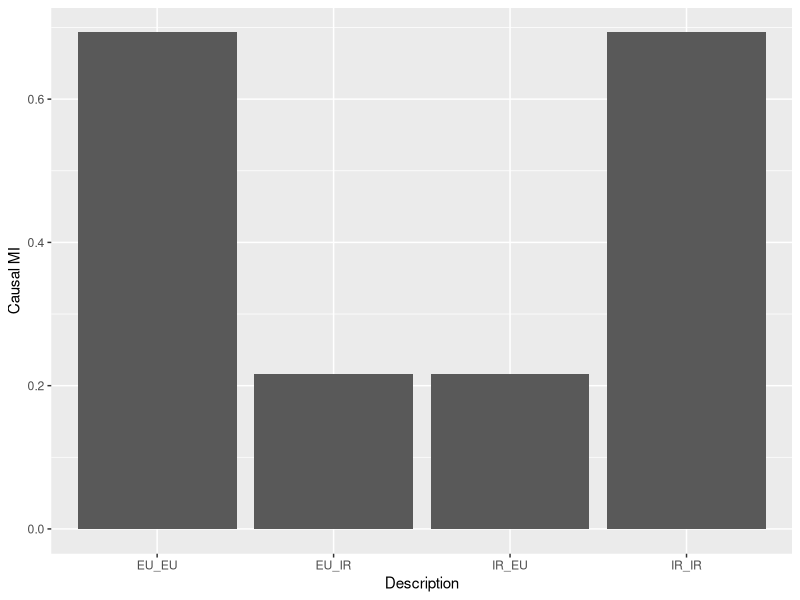

The R script that drew this image:
library(tidyverse)

# ==============================================================================
# Causal Bayes Net (CBN) — lightweight S3 class
# ==============================================================================
#
# A CBN encodes a joint probability distribution over discrete variables via:
#   exogenous  — root variables with unconditional prior distributions
#   endogenous — non-root variables with conditional probability tables (CPTs)
#
# The DAG topology is inferred from CPT column names:
#   every column in a CPT other than the variable's own name and "prob" is a parent.
#
# Example:
#
#   net <- CBN(
#     exogenous = list(
#       Rain    = c(yes = 0.3, no = 0.7),
#       Sprink  = c(yes = 0.4, no = 0.6)
#     ),
#     endogenous = list(
#       Wet = tribble(
#         ~Rain,  ~Sprink,  ~Wet,   ~prob,
#         "yes",  "yes",    "yes",   1.00,
#         "yes",  "yes",    "no",    0.00,
#         "yes",  "no",     "yes",   0.90,
#         "yes",  "no",     "no",    0.10,
#         "no",   "yes",    "yes",   0.80,
#         "no",   "yes",    "no",    0.20,
#         "no",   "no",     "yes",   0.10,
#         "no",   "no",     "no",    0.90
#       )
#     )
#   )
# ==============================================================================

CBN <- function(exogenous = list(), endogenous = list()) {

  # --- validate exogenous priors -----------------------------------------------
  for (var in names(exogenous)) {
    p <- exogenous[[var]]
    if (!is.numeric(p) || is.null(names(p)))
      stop(sprintf("Exogenous '%s': must be a named numeric vector", var))
    if (any(p < 0))
      stop(sprintf("Exogenous '%s': probabilities must be non-negative", var))
    exogenous[[var]] <- p / sum(p)
  }

  all_vars <- c(names(exogenous), names(endogenous))

  # --- validate CPTs and infer parents -----------------------------------------
  parents <- setNames(vector("list", length(endogenous)), names(endogenous))

  for (var in names(endogenous)) {
    cpt <- endogenous[[var]]

    if (!is.data.frame(cpt))
      stop(sprintf("CPT for '%s' must be a data frame", var))
    if (!var %in% names(cpt))
      stop(sprintf("CPT for '%s' must contain a column named '%s'", var, var))
    if (!"prob" %in% names(cpt))
      stop(sprintf("CPT for '%s' must contain a column named 'prob'", var))

    pa <- setdiff(names(cpt), c(var, "prob"))
    parents[[var]] <- pa

    unknown <- setdiff(pa, all_vars)
    if (length(unknown) > 0)
      stop(sprintf("CPT for '%s' references unknown variables: %s",
                   var, paste(unknown, collapse = ", ")))

    # check non-negativity and normalize within each conditioning context
    if (any(cpt$prob < 0))
      stop(sprintf("CPT for '%s': probabilities must be non-negative", var))
    if (length(pa) == 0) {
      endogenous[[var]]$prob <- cpt$prob / sum(cpt$prob)
    } else {
      contexts <- unique(cpt[, pa, drop = FALSE])
      for (i in seq_len(nrow(contexts))) {
        mask <- Reduce(`&`, lapply(pa, \(col) cpt[[col]] == contexts[[col]][i]))
        endogenous[[var]]$prob[mask] <- cpt$prob[mask] / sum(cpt$prob[mask])
      }
    }
  }

  # --- check acyclicity --------------------------------------------------------
  topo <- .cbn_topo_sort(names(exogenous), names(endogenous), parents)

  structure(
    list(
      exogenous  = exogenous,
      endogenous = endogenous,
      parents    = parents,
      topo_order = topo
    ),
    class = "cbn"
  )
}

# Kahn's algorithm — returns topological order or errors on cycle
.cbn_topo_sort <- function(exo_vars, endo_vars, parents) {
  all_vars  <- c(exo_vars, endo_vars)
  in_degree <- setNames(integer(length(all_vars)), all_vars)
  children  <- setNames(vector("list",  length(all_vars)), all_vars)
  for (v in all_vars) children[[v]] <- character(0)

  for (var in endo_vars) {
    for (pa in parents[[var]]) {
      in_degree[var]  <- in_degree[var] + 1L
      children[[pa]]  <- c(children[[pa]], var)
    }
  }

  queue <- names(in_degree)[in_degree == 0]
  order <- character(0)

  while (length(queue) > 0) {
    v     <- queue[1]
    queue <- queue[-1]
    order <- c(order, v)
    for (ch in children[[v]]) {
      in_degree[ch] <- in_degree[ch] - 1L
      if (in_degree[ch] == 0) queue <- c(queue, ch)
    }
  }

  if (length(order) < length(all_vars))
    stop("CBN contains a cycle — the graph must be acyclic")

  order
}

print.cbn <- function(x, ...) {
  has_partition <- "partition" %in% names(x$endogenous)
  has_compression <- "compression" %in% names(x$intervened)
  ctx_driven      <- if (has_compression) x$intervened[["compression"]]$var_names else character(0)

  # partition and compression-driven variables are displayed under "Interventions"
  endo_display <- setdiff(names(x$endogenous), c("partition", ctx_driven))

  n_exo  <- length(x$exogenous)
  n_endo <- length(endo_display)
  n_intv <- length(setdiff(names(x$intervened), "compression"))  # compression shown separately
  counts <- paste(Filter(nchar, c(
    if (n_exo  > 0) sprintf("%d exogenous",  n_exo),
    if (n_endo > 0) sprintf("%d endogenous", n_endo),
    if (n_intv > 0) sprintf("%d intervened", n_intv)
  )), collapse = ", ")
  cat(sprintf("Causal Bayes Net  [%s]\n", counts))

  # edges: exclude partition (internal); compression-driven vars ARE shown (compression->var->...)
  edge_vars <- setdiff(names(x$parents), "partition")
  edges <- Filter(nchar, vapply(edge_vars, function(var) {
    pa <- x$parents[[var]]
    if (length(pa) == 0) "" else sprintf("%s -> %s", paste(pa, collapse = ", "), var)
  }, character(1)))
  if (length(edges) > 0)
    cat(sprintf("  Edges: %s\n", paste(edges, collapse = ";  ")))
  cat("\n")

  if (n_exo > 0) {
    cat("Exogenous priors:\n")
    for (var in names(x$exogenous)) {
      p    <- x$exogenous[[var]]
      vals <- paste(names(p), sprintf("%.3g", p), sep = " = ", collapse = ",  ")
      cat(sprintf("  %-12s  %s\n", var, vals))
    }
    cat("\n")
  }

  if (n_endo > 0) {
    cat("Endogenous variables:\n")
    for (var in endo_display) {
      pa     <- x$parents[[var]]
      pa_str <- if (length(pa) == 0) "(none)" else paste(pa, collapse = ", ")
      cat(sprintf("  %-12s  parents: %s\n", var, pa_str))
    }
  }

  regular_intv <- setdiff(names(x$intervened), "compression")
  if (length(regular_intv) > 0 || has_compression || has_partition) {
    cat("\nInterventions  [do(...)]:\n")

    for (var in regular_intv) {
      p    <- x$intervened[[var]]$prior
      vals <- paste(names(p), sprintf("%.3g", p), sep = " = ", collapse = ",  ")
      cat(sprintf("  %-12s  %s\n", var, vals))
    }

    if (has_compression) {
      ctx <- x$intervened[["compression"]]
      focal_str <- paste(
        mapply(\(v, f) sprintf("%s \u2208 {%s}", v, paste(f, collapse = ", ")),
               ctx$var_names, ctx$focal_groups),
        collapse = ";  "
      )
      cat(sprintf("  Set-level intervention:  %s\n", focal_str))
      cat("  Context prior:\n")
      p <- ctx$prior
      for (i in seq_along(p))
        cat(sprintf("    %-14s  prob = %.3g\n", names(p)[i], p[i]))
    }

    if (has_partition) {
      cat("  Partition:\n")
      cell_probs <- joint(x, vars = "partition")
      for (i in seq_len(nrow(cell_probs)))
        cat(sprintf("    cell %-4s  prob = %.3g\n",
                    cell_probs$partition[i], cell_probs$prob[i]))
    }
  }

  invisible(x)
}

# ------------------------------------------------------------------------------
# joint(x, vars = NULL, cond = NULL)
#
# Computes the (conditional) marginal joint probability table for a CBN.
#   vars — character vector of variable names to include; NULL returns the full
#          joint over all variables.
#   cond — named list or named character vector specifying conditioning values.
#          Each entry gives the allowed values for one variable, e.g.:
#            cond = list(X = c("x1","x2"))   — P(... | X ∈ {x1, x2})
#            cond = c(X = "x1")              — P(... | X = x1)
#          Rows not matching the condition are dropped and probs renormalised.
#
# The full joint is built by multiplying exogenous priors and endogenous CPTs
# in topological order, conditioning (if cond supplied), then marginalizing.
# ------------------------------------------------------------------------------

joint <- function(x, ...) UseMethod("joint")

joint.cbn <- function(x, vars = NULL, cond = NULL) {

  # --- normalise cond to a named list -----------------------------------------
  # accepts: named list (multiple values per var) or named character vector
  if (!is.null(cond)) {
    if (!is.list(cond)) {
      if (is.null(names(cond)) || any(!nzchar(names(cond))))
        stop("'cond' must be a named list or named character vector")
      cond <- as.list(cond)
    }
    if (is.null(names(cond)) || any(!nzchar(names(cond))))
      stop("'cond' must be a named list with variable names as keys")
  }
  cond_vars <- names(cond)

  # --- validate vars and cond_vars --------------------------------------------
  all_vars <- c(names(x$exogenous), names(x$intervened), names(x$endogenous))
  if (!is.null(vars)) {
    unknown <- setdiff(vars, all_vars)
    if (length(unknown) > 0)
      stop(sprintf("Unknown variables: %s", paste(unknown, collapse = ", ")))
  }
  if (length(cond_vars) > 0) {
    unknown <- setdiff(cond_vars, all_vars)
    if (length(unknown) > 0)
      stop(sprintf("Unknown conditioning variables: %s", paste(unknown, collapse = ", ")))
  }

  # --- collect all possible values for each variable (in topo order) ----------
  all_values <- setNames(
    lapply(x$topo_order, \(var) {
      if (var %in% names(x$exogenous))   names(x$exogenous[[var]])
      else if (var %in% names(x$intervened)) names(x$intervened[[var]]$prior)
      else unique(x$endogenous[[var]][[var]])
    }),
    x$topo_order
  )

  # --- build full combination grid --------------------------------------------
  tbl <- do.call(expand.grid, c(all_values, list(stringsAsFactors = FALSE))) |>
    as_tibble() |>
    mutate(prob = 1.0)

  # --- multiply in exogenous priors -------------------------------------------
  for (var in names(x$exogenous)) {
    prior    <- x$exogenous[[var]]
    tbl$prob <- tbl$prob * prior[tbl[[var]]]
  }

  # --- multiply in intervened (degenerate) priors -----------------------------
  for (var in names(x$intervened)) {
    prior    <- x$intervened[[var]]$prior
    tbl$prob <- tbl$prob * prior[tbl[[var]]]
  }

  # --- multiply in endogenous CPTs (topological order) ------------------------
  for (var in x$topo_order[x$topo_order %in% names(x$endogenous)]) {
    cpt       <- x$endogenous[[var]]
    join_cols <- c(x$parents[[var]], var)
    tbl <- tbl |>
      left_join(
        cpt |> select(all_of(join_cols), prob) |> rename(prob_cpt = prob),
        by = join_cols
      ) |>
      mutate(prob = prob * prob_cpt) |>
      select(-prob_cpt)
  }

  # --- condition: filter to matching rows and renormalise ---------------------
  if (length(cond_vars) > 0) {
    mask <- Reduce(`&`, lapply(cond_vars, \(v) tbl[[v]] %in% cond[[v]]))
    tbl  <- tbl[mask, ]
    tbl$prob <- tbl$prob / sum(tbl$prob)
  }

  # --- marginalize if vars specified ------------------------------------------
  keep_vars <- if (!is.null(vars)) vars else setdiff(names(tbl), "prob")
  tbl <- tbl |>
    group_by(across(all_of(keep_vars))) |>
    summarise(prob = sum(prob), .groups = "drop")

  arrange(tbl, across(-prob))
}

# ------------------------------------------------------------------------------
# MI(x, x_var, y_var)
#
# Computes the mutual information I(X; Y) between two variables in a CBN,
# using their marginal joint probability table.
#
#   MI(net, "X", "Y")
#
# Returns a single numeric value. Logarithm base is controlled by 'base'
# (default exp(1) = nats; use base = 2 for bits).
# Cells with prob = 0 contribute 0 to the sum (0 log 0 := 0 by convention).
# ------------------------------------------------------------------------------

MI <- function(x, ...) UseMethod("MI")

MI.cbn <- function(x, x_var, y_var, base = exp(1), ...) {
  tbl <- joint(x, vars = c(x_var, y_var))
  names(tbl)[names(tbl) == x_var] <- ".X"
  names(tbl)[names(tbl) == y_var] <- ".Y"

  p_x <- aggregate(prob ~ .X, data = tbl, sum)
  p_y <- aggregate(prob ~ .Y, data = tbl, sum)
  tbl <- merge(tbl, p_x, by = ".X", suffixes = c("", "_x"))
  tbl <- merge(tbl, p_y, by = ".Y", suffixes = c("", "_y"))

  sum(ifelse(tbl$prob == 0, 0,
             tbl$prob * log(tbl$prob / (tbl$prob_x * tbl$prob_y), base = base)))
}

# ------------------------------------------------------------------------------
# cMI(x, intervention, y_var, prior = "marginal", base = exp(1))
#
# Causal mutual information: applies a do-intervention and computes MI between
# the intervened cause and an effect variable.
#
# The cause variable used for MI is determined automatically:
#   - List intervention (use case 3)          → "partition"
#   - Named vector, single var (use case 1)   → that variable
#   - Unnamed vector, single var (use case 2) → that variable
#   For multi-variable use cases 1/2, pass a list to obtain a partition instead.
#
# Examples:
#   cMI(net, list(X = c("x1","x2")), "Y")            # partition vs Y
#   cMI(net, c("X"), "Y", prior = "flat")             # X vs Y after soft do(X)
#   cMI(net, c(X = "x1"), "Y")                        # X vs Y after hard do(X=x1)
# ------------------------------------------------------------------------------

cMI <- function(x, intervention, y_var, prior = "marginal", base = exp(1),
                changePriorVars = NULL, propensity = NULL) {

  # --- determine cause variable ------------------------------------------------
  if (is.list(intervention)) {
    x_var <- "partition"
  } else {
    var_names <- if (!is.null(names(intervention))) names(intervention) else intervention
    if (length(var_names) > 1)
      stop("cMI: for multi-variable interventions use a list (use case 3) to obtain a partition")
    x_var <- var_names
  }

  # --- optional: change priors via soft pre-intervention + changePrior ---------
  # 'changePriorVars' is a named list var -> focal_value (same format as
  # changePrior's 'vars' in propensity mode).
  # Flow:
  #   1. Case-2 (soft) intervention on changePriorVars: cuts their ties, making
  #      them independent root nodes with their current marginal as prior.
  #   2. changePrior with propensity: mixes each marginal with a degenerate prior
  #      on the focal value.
  #   3. Case-3 (set) intervention then sees the updated marginals when it
  #      computes the compression prior via joint().
  if (!is.null(changePriorVars)) {
    if (is.null(propensity))
      stop("cMI: 'propensity' must be supplied when 'changePriorVars' is given")
    x <- intervene(x, names(changePriorVars))          # step 1: case-2 soft intervention
    x <- changePrior(x, changePriorVars, propensity = propensity)  # step 2
  }

  intervened_net <- intervene(x, intervention, prior = prior)  # step 3
  MI(intervened_net, x_var, y_var, base = base)
}

# ------------------------------------------------------------------------------
# intervene(x, intervention, prior = "marginal")
#
# Applies do-interventions to a CBN, returning a new (mutilated) CBN.
# Three use cases, distinguished by the type of 'intervention':
#
#   Use case 1 — hard (degenerate) intervention; named character vector:
#     intervene(net, c("X" = "x2", "Z" = "z37"))
#     Each variable is pinned to its stated value (degenerate prior).
#     'prior' must NOT be supplied; a warning is issued if it is.
#
#   Use case 2 — soft intervention; unnamed character vector:
#     intervene(net, c("X", "Z"))
#     intervene(net, c("X", "Z"), prior = "flat")
#     The 'prior' argument sets the distribution over each intervened variable:
#       "marginal" (default) — P(var) from the original (pre-intervention) model
#       "flat"               — maximum-entropy (uniform) distribution
#
#   Use case 3 — set-level / partitioned intervention; named list of value groups:
#     intervene(net, list(X = c("x1","x2"), Z = c("z3","z4")))
#     intervene(net, list(X = c("x1","x2"), Z = c("z3","z4")), prior = "flat")
#     Each entry specifies the "focal group" of values for that variable.
#     Internally: (a) performs a use-case-2 soft intervention on the listed
#     variables, then (b) adds a deterministic 'partition' variable whose CPT
#     maps each combination of variable values to a cell:
#       "1" — ALL intervened variables are in their focal group
#       "0" — otherwise
#     The 'prior' argument has the same meaning as in use case 2, applied to the
#     individual variable values (not directly to partition cells).
#     The 'partition' variable is included in joint() output for inspection.
#
# The original model is stored as attr(result, "original_model").
# ------------------------------------------------------------------------------

intervene <- function(x, ...) UseMethod("intervene")

intervene.cbn <- function(x, intervention, prior = "marginal") {

  # use case 3: list of focal value groups
  if (is.list(intervention))
    return(.intervene_partition(x, intervention, prior))

  # --- detect use case ---------------------------------------------------------
  has_values <- !is.null(names(intervention))

  if (has_values && !missing(prior))
    warning("'prior' is ignored when intervention values are specified (use case 1)")

  if (!has_values && !prior %in% c("marginal", "flat"))
    stop("'prior' must be \"marginal\" or \"flat\"")

  var_names <- if (has_values) names(intervention) else intervention
  all_vars  <- c(names(x$exogenous), names(x$endogenous))

  # --- validate variable names -------------------------------------------------
  unknown <- setdiff(var_names, all_vars)
  if (length(unknown) > 0)
    stop(sprintf("Unknown variables: %s", paste(unknown, collapse = ", ")))

  # --- validate values (use case 1 only) ---------------------------------------
  if (has_values) {
    for (var in var_names) {
      val        <- intervention[[var]]
      valid_vals <- if (var %in% names(x$exogenous))
                      names(x$exogenous[[var]])
                    else
                      unique(x$endogenous[[var]][[var]])
      if (!val %in% valid_vals)
        stop(sprintf("Variable '%s': value '%s' not in domain {%s}",
                     var, val, paste(valid_vals, collapse = ", ")))
    }
  }

  # --- helper: compute the prior for one variable ------------------------------
  .make_prior <- function(var) {
    valid_vals <- if (var %in% names(x$exogenous))
                    names(x$exogenous[[var]])
                  else
                    unique(x$endogenous[[var]][[var]])
    if (has_values) {
      # degenerate at the specified value
      p      <- setNames(rep(0, length(valid_vals)), valid_vals)
      p[intervention[[var]]] <- 1
      p
    } else if (prior == "flat") {
      setNames(rep(1 / length(valid_vals), length(valid_vals)), valid_vals)
    } else {  # "marginal"
      marg <- joint(x, vars = var)
      setNames(marg$prob, marg[[var]])
    }
  }

  # --- build mutilated network -------------------------------------------------
  new_exogenous  <- x$exogenous
  new_endogenous <- x$endogenous
  new_intervened <- if (is.null(x$intervened)) list() else x$intervened

  for (var in var_names) {
    p   <- .make_prior(var)
    val <- if (has_values) intervention[[var]] else NA_character_

    if (var %in% names(x$endogenous)) {
      new_intervened[[var]] <- list(
        cpt   = x$endogenous[[var]],
        prior = p,
        value = val
      )
      new_endogenous[[var]] <- NULL
    } else {
      new_intervened[[var]] <- list(
        original_prior = x$exogenous[[var]],
        prior          = p,
        value          = val
      )
      new_exogenous[[var]] <- NULL
    }
  }

  # recompute parents (only for remaining endogenous variables)
  new_parents <- x$parents[names(new_endogenous)]

  # recompute topo order: intervened variables are root nodes like exogenous ones
  new_topo <- .cbn_topo_sort(
    c(names(new_exogenous), names(new_intervened)),
    names(new_endogenous),
    new_parents
  )

  result <- structure(
    list(
      exogenous  = new_exogenous,
      endogenous = new_endogenous,
      intervened = new_intervened,
      parents    = new_parents,
      topo_order = new_topo
    ),
    class = "cbn"
  )

  attr(result, "original_model") <- x
  result
}

# Internal helper for use case 3 — set-level / partitioned intervention
#
# Architecture: introduces a root 'compression' variable whose values enumerate
# every atomic (X, Y, ...) combination. The intervened variables and 'partition'
# become deterministic endogenous children of 'compression'. This gives exact
# flat-over-cells priors for any partition shape, including non-rectangular ones,
# because the prior is placed directly on combinations rather than on independent
# variable marginals.
.intervene_partition <- function(x, focal_groups, prior) {

  var_names <- names(focal_groups)
  all_vars  <- c(names(x$exogenous), names(x$endogenous))

  if (is.null(var_names) || any(!nzchar(var_names)))
    stop("Use case 3: list entries must all be named (names are variable names)")

  # --- validate variable names -------------------------------------------------
  unknown <- setdiff(var_names, all_vars)
  if (length(unknown) > 0)
    stop(sprintf("Unknown variables: %s", paste(unknown, collapse = ", ")))

  # --- validate focal values ---------------------------------------------------
  for (var in var_names) {
    valid_vals <- if (var %in% names(x$exogenous))
                    names(x$exogenous[[var]])
                  else
                    unique(x$endogenous[[var]][[var]])
    bad <- setdiff(focal_groups[[var]], valid_vals)
    if (length(bad) > 0)
      stop(sprintf("Variable '%s': unknown focal values {%s}, domain is {%s}",
                   var, paste(bad, collapse = ", "), paste(valid_vals, collapse = ", ")))
  }

  # --- name conflict check -----------------------------------------------------
  reserved <- c("compression", "partition")
  conflicts <- intersect(reserved, all_vars)
  if (length(conflicts) > 0)
    stop(sprintf("Network already has variable(s) named {%s}; cannot build compression/partition",
                 paste(conflicts, collapse = ", ")))

  # --- get domains -------------------------------------------------------------
  var_vals <- lapply(var_names, function(var) {
    if (var %in% names(x$exogenous)) names(x$exogenous[[var]])
    else unique(x$endogenous[[var]][[var]])
  })
  names(var_vals) <- var_names

  # --- enumerate atomic combinations (one compression value per combo) ---------
  combos   <- do.call(expand.grid, c(var_vals, list(stringsAsFactors = FALSE)))
  ctx_vals <- if (length(var_names) == 1)
                combos[[1]]
              else
                apply(combos[, var_names, drop = FALSE], 1, paste, collapse = ":")

  # --- determine partition cell for each combo ---------------------------------
  in_focal <- sapply(var_names, \(v) combos[[v]] %in% focal_groups[[v]])
  if (!is.matrix(in_focal)) in_focal <- matrix(in_focal, ncol = 1)
  cell <- ifelse(rowSums(!in_focal) == 0L, "1", "0")

  # --- compute compression prior -----------------------------------------------
  if (prior == "flat") {
    # exact: P(compression = c) = 1/n_cells / |cell of c|
    n_cells    <- length(unique(cell))
    cell_sizes <- table(cell)
    ctx_prior  <- setNames((1 / n_cells) / as.numeric(cell_sizes[cell]), ctx_vals)
  } else {  # "marginal": P(compression = c) = P(X=xi, Y=yj, ...) in original model
    marg      <- joint(x, vars = var_names)
    combo_key <- if (length(var_names) == 1)
                   marg[[var_names]]
                 else
                   apply(marg[, var_names, drop = FALSE], 1, paste, collapse = ":")
    ctx_prior <- setNames(marg$prob[match(ctx_vals, combo_key)], ctx_vals)
  }

  # --- build mutilated network -------------------------------------------------
  new_exogenous  <- x$exogenous
  new_endogenous <- x$endogenous
  new_intervened <- if (is.null(x$intervened)) list() else x$intervened
  new_parents    <- x$parents

  # remove intervened vars from their original home
  for (var in var_names) {
    new_exogenous[[var]]  <- NULL
    new_endogenous[[var]] <- NULL
    new_parents[[var]]    <- NULL
  }

  # compression: intervened root node
  new_intervened[["compression"]] <- list(
    prior        = ctx_prior,
    value        = NA_character_,
    var_names    = var_names,
    focal_groups = focal_groups
  )

  # intervened variables: deterministic children of compression
  for (var in var_names) {
    vals        <- var_vals[[var]]
    var_of_ctx  <- combos[[var]]          # X-component of each compression value
    new_endogenous[[var]] <- bind_rows(lapply(seq_along(ctx_vals), \(i) {
      tibble(compression = ctx_vals[i], !!var := vals,
             prob = as.numeric(vals == var_of_ctx[i]))
    }))
    new_parents[[var]] <- "compression"
  }

  # partition: deterministic child of compression
  new_endogenous[["partition"]] <- bind_rows(lapply(seq_along(ctx_vals), \(i) {
    tibble(compression = ctx_vals[i], partition = c("0", "1"),
           prob = as.numeric(c("0", "1") == cell[i]))
  }))
  new_parents[["partition"]] <- "compression"

  # --- recompute topo order ----------------------------------------------------
  new_topo <- .cbn_topo_sort(
    c(names(new_exogenous), names(new_intervened)),
    names(new_endogenous),
    new_parents
  )

  result <- structure(
    list(
      exogenous  = new_exogenous,
      endogenous = new_endogenous,
      intervened = new_intervened,
      parents    = new_parents,
      topo_order = new_topo
    ),
    class = "cbn"
  )

  attr(result, "original_model") <- x
  result
}


# ------------------------------------------------------------------------------
# changePrior(x, vars)
#
# Returns a new CBN with updated priors for exogenous or intervened variables.
# Two calling modes:
#
#   Standard — supply full distributions:
#     changePrior(net, list(Rain = c(yes = 0.9, no = 0.1)))
#
#   Propensity — mix a degenerate prior on a focal value with the existing prior:
#     changePrior(net, list(Rain = "yes", Sprink = "yes"), propensity = 0.6)
#     New prior = propensity * delta(focal) + (1 - propensity) * old_prior
#
# Inputs are validated and normalized the same way as in CBN().
# Only exogenous and intervened variables may have their priors changed.
# ------------------------------------------------------------------------------

changePrior <- function(x, ...) UseMethod("changePrior")

changePrior.cbn <- function(x, vars, propensity = NULL) {

  valid_root_vars <- c(names(x$exogenous), names(x$intervened))

  # --- validate variable names -------------------------------------------------
  unknown <- setdiff(names(vars), valid_root_vars)
  if (length(unknown) > 0)
    stop(sprintf(
      "Variable(s) not found among exogenous or intervened: %s",
      paste(unknown, collapse = ", ")
    ))

  # --- propensity mode: vars entries are focal values (single strings) ---------
  if (!is.null(propensity)) {
    if (!is.numeric(propensity) || length(propensity) != 1 ||
        propensity < 0 || propensity > 1)
      stop("'propensity' must be a single number in [0, 1]")

    for (var in names(vars)) {
      focal <- vars[[var]]
      if (!is.character(focal) || length(focal) != 1)
        stop(sprintf("'%s': in propensity mode each entry must be a single focal value (character)", var))
      old_prior <- if (var %in% names(x$exogenous))
                     x$exogenous[[var]]
                   else
                     x$intervened[[var]]$prior
      if (!focal %in% names(old_prior))
        stop(sprintf("'%s': focal value '%s' not in domain {%s}",
                     var, focal, paste(names(old_prior), collapse = ", ")))
      degenerate     <- setNames(rep(0, length(old_prior)), names(old_prior))
      degenerate[focal] <- 1
      vars[[var]] <- propensity * degenerate + (1 - propensity) * old_prior
    }
  }

  # --- standard mode: validate and normalize full distributions ----------------
  for (var in names(vars)) {
    p <- vars[[var]]
    if (!is.numeric(p) || is.null(names(p)))
      stop(sprintf("'%s': must be a named numeric vector", var))
    if (any(p < 0))
      stop(sprintf("'%s': probabilities must be non-negative", var))
    valid_vals <- if (var %in% names(x$exogenous))
                    names(x$exogenous[[var]])
                  else
                    names(x$intervened[[var]]$prior)
    unknown_vals <- setdiff(names(p), valid_vals)
    if (length(unknown_vals) > 0)
      stop(sprintf("'%s': unknown values {%s}, domain is {%s}",
                   var, paste(unknown_vals, collapse = ", "),
                        paste(valid_vals,   collapse = ", ")))
    vars[[var]] <- p / sum(p)
  }

  # --- apply updates -----------------------------------------------------------
  result <- x
  for (var in names(vars)) {
    if (var %in% names(result$exogenous))
      result$exogenous[[var]] <- vars[[var]]
    else
      result$intervened[[var]]$prior <- vars[[var]]
  }

  attr(result, "original_model") <- x
  result
}

# ==============================================================================
# Speaker policy: soft-max on causal MIs
# ==============================================================================

# speaker policy
speaker <- function(cMIs, alpha = 1) {
  softmax <- exp(alpha * (cMIs - max(cMIs)))
  softmax <- softmax / sum(softmax)
  return(softmax)
}

# ==============================================================================
# Example: wet-grass network  (Rain, Sprinkler -> Wet)
# ==============================================================================

net <- CBN(
  exogenous = list(
    Rain   = c(yes = 0.3, no = 0.7),
    Sprink = c(yes = 0.4, no = 0.6)
  ),
  endogenous = list(
    Wet = tribble(
      ~Rain,  ~Sprink,  ~Wet,   ~prob,
      "yes",  "yes",    "yes",   1.00,
      "yes",  "yes",    "no",    0.00,
      "yes",  "no",     "yes",   0.90,
      "yes",  "no",     "no",    0.10,
      "no",   "yes",    "yes",   0.80,
      "no",   "yes",    "no",    0.20,
      "no",   "no",     "yes",   0.10,
      "no",   "no",     "no",    0.90
    )
  )
)

# # --- assessing joint probabilities (for subsets of variables) ----------------
# joint(net)                        # full joint over Rain, Sprink, Wet
# joint(net, vars = c("Wet", "Rain"))  # marginal over Rain and Wet
# joint(net, vars = "Wet")          # marginal over Wet only


# ==============================================================================
# Example: simple causal chain
# ==============================================================================

net_chain <- CBN(
  exogenous = list(
    "A" = c("1" = 0.7, "0" = 0.3)
  ),
  endogenous = list(
    "B" = tribble(
      ~A  , ~B  , ~prob ,
      "1" , "1" , 0.8   ,
      "1" , "0" , 0.2   ,
      "0" , "1" , 0.2   ,
      "0" , "0" , 0.8
    ),
    "C" = tribble(
      ~B  , ~C  , ~prob ,
      "1" , "1" , 0.6   ,
      "1" , "0" , 0.4   ,
      "0" , "1" , 0.1   ,
      "0" , "0" , 0.9
    )
  )
)

# print(net_chain)
# joint(net_chain)
# joint(net_chain, vars = c("B"))
# joint(net_chain, vars = c("C"))
# joint(net_chain, vars = c("A", "B"))

# net_chain_doB <- intervene(net_chain, c("B"), prior = "marginal")

# intervene(net_chain, c("B" = "1")) |> joint("C")
# intervene(net_chain, c("B" = "0")) |> joint("C")
# intervene(net_chain, c("B" = "1")) |> joint(c("B", "C"))

# changePrior(net_chain_doB, list("B" = "1"), propensity = .5)
# print(net_chain_doB)
# joint(net_chain_doB)
# net_chain_doB_priorTweak <- changePrior(net_chain_doB, vars = list(
#   B   = c("1" = 0.9, "0" = 0.1)
# ))
# joint(net_chain_doB_priorTweak, vars = "B")


# ==============================================================================
# Example: Sophie's pecking
# ==============================================================================

net_peck <- CBN(
  exogenous = list(
    "C" = c("R1" = 0.25, "R2" = 0.25, "B1" = 0.25, "B2" = 0.25)
  ),
  endogenous = list(
    "P" = tribble(
      ~C   ,  ~P   , ~prob,
      "R1" , "yes" ,  1   ,
      "R2" , "yes" ,  1   ,
      "B1" , "yes" ,  0   ,
      "B2" , "yes" ,  0   ,
      "R1" , "no"  ,  0   ,
      "R2" , "no"  ,  0   ,
      "B1" , "no"  ,  1   ,
      "B2" , "no"  ,  1
    )
  )
)

# net_peck_intervened <- intervene(
#   net_peck, 
#   list("C" = c("R1", "R2")), 
#   prior = "flat"
# )

# joint(net_peck)

# joint(net_peck_intervened)

# joint(net_peck_intervened, "P", cond = list(partition = 0))

# MI(net_peck_intervened, "partition", "P")

# cMIs_peck <- c(
#   "red"     = cMI(net_peck, list("C" = c("R1", "R2")), "P", prior = "flat"),
#   "scarlet" = cMI(net_peck, list("C" = c("R1")), "P", prior = "flat")
# )

# speaker(cMIs_peck, alpha=5)

# ==============================================================================
# Example: Conjunctive urns
# ==============================================================================

net_conj <- CBN(
  exogenous = list(
    "U1" = c("red" = 0.8, "blue" = 0.2),
    "U2" = c("red" = 0.2, "blue" = 0.8)
  ),
  endogenous = list(
    "win" = tribble(
      ~U1    , ~U2    , ~win , ~prob,
      "red"  , "red"  , 1    , 1 ,
      "red"  , "blue" , 1    , 0 ,
      "blue" , "red"  , 1    , 0 ,
      "blue" , "blue" , 1    , 0 ,
      "red"  , "red"  , 0    , 0 ,
      "red"  , "blue" , 0    , 1 ,
      "blue" , "red"  , 0    , 1 ,
      "blue" , "blue" , 0    , 1 
    )
  )
)

# update priors based on true world state
net_conj_updated <- changePrior(
  net_conj, 
  list(    U1 = "red", U2 = "red"),
  propensity = 0.5
)

cMIS <- c(
  "U1-red" = cMI(net_conj_updated, list("U1" = "red"), "win", prior = "marginal"),
  "U2-red" = cMI(net_conj_updated, list("U2" = "red"), "win", prior = "marginal"),
  "both"   = cMI(net_conj_updated, list("U1" = "red","U2" = "red"), "win", prior = "marginal")
)

# speaker(cMIS, alpha = 5)


# ==============================================================================
# Example: Disjunctive urns
# ==============================================================================

net_disj<- CBN(
  exogenous = list(
    "U1" = c("red" = 0.8, "blue" = 0.2),
    "U2" = c("red" = 0.2, "blue" = 0.8)
  ),
  endogenous = list(
    "win" = tribble(
      ~U1    , ~U2    , ~win , ~prob ,
      "red"  , "red"  ,    1 ,     1 ,
      "red"  , "blue" ,    1 ,     1 ,
      "blue" , "red"  ,    1 ,     1 ,
      "blue" , "blue" ,    1 ,     0 ,
      "red"  , "red"  ,    0 ,     0 ,
      "red"  , "blue" ,    0 ,     0 ,
      "blue" , "red"  ,    0 ,     0 ,
      "blue" , "blue" ,    0 ,     1
    )
  )
)

# update priors based on true world state
net_disj_updated <- changePrior(
  net_disj,
  list(U1 = "red", U2 = "red"),
  propensity = 0.5
)

cMIS <- c(
  "U1-red" = cMI(
    net_disj_updated,
    list("U1" = "red"),
    "win",
    prior = "marginal"
  ),
  "U2-red" = cMI(
    net_disj_updated,
    list("U2" = "red"),
    "win",
    prior = "marginal"
  ),
  "both" = cMI(
    net_disj_updated,
    list("U1" = "red", "U2" = "red"),
    "win",
    prior = "marginal"
  )
)

# speaker(cMIS, alpha = 5)

##################################################
## Irish passports
##################################################

passport <- CBN(
  exogenous = list(
    Country = c(DE = 0.3, IR = 0.2, US = 0.5)
  ),
  endogenous = list(
    Passport = tribble(
      ~Country , ~Passport , ~prob ,
      "DE"     , "DE"      , 1.00  ,
      "DE"     , "IR"      , 0.00  ,
      "DE"     , "US"      , 0.00  ,
      "IR"     , "DE"      , 0.00  ,
      "IR"     , "IR"      , 1.00  ,
      "IR"     , "US"      , 0.0   ,
      "US"     , "DE"      , 0.00  ,
      "US"     , "IR"      , 0.00  ,
      "US"     , "US"      , 1.00
    ),
    Passport_EU = tribble(
      ~Country , ~Passport_EU , ~prob ,
      "DE"     , "EU"      , 1.00  ,
      "DE"     , "nEU"     , 0.00  ,
      "IR"     , "EU"      , 1.00  ,
      "IR"     , "nEU"     , 0.00  ,
      "US"     , "EU"      , 0.00  ,
      "US"     , "nEU"     , 1.00  
    ),
    Passport_IR = tribble(
      ~Country , ~Passport_IR , ~prob ,
      "DE"     , "IR"      , 0.00  ,
      "DE"     , "nIR"     , 1.00  ,
      "IR"     , "IR"      , 1.00  ,
      "IR"     , "nIR"     , 0.00  ,
      "US"     , "IR"      , 0.00  ,
      "US"     , "nIR"     , 1.00  
    )
  )
)



results = c(
IR_EU = cMI(
  passport,
  list(Country = c("IR")),
  "Passport_EU",
  prior = "flat"
  ),
EU_EU = cMI(
  passport,
  list(Country = c("DE", "IR")),
  "Passport_EU",
  prior = "flat"
  ),
IR_IR = cMI(
  passport,
  list(Country = c("IR")),
  "Passport_IR",
  prior = "flat"
),
EU_IR = cMI(
  passport,
  list(Country = c("DE", "IR")),
  "Passport_IR",
  prior = "flat"
)
)

tibble(description = names(results), cMI = results) |>
  ggplot(aes(x = description, y = cMI)) +
  geom_col() +
  labs(x = "Description", y = "Causal MI")
